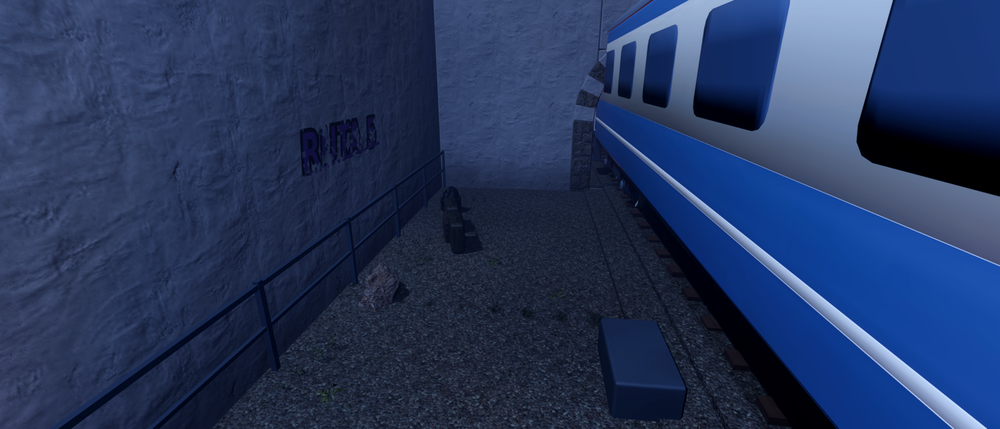
#> input picture assets/backgrounds/convoy_side/Cam1.png, 1000 x 429 px, shrunk from 1680 x 720 before the run
$ python grade_fire.py ../../assets/backgrounds/convoy_side/Cam1.png
#> lines starting #> are read from the running program, lines starting #| are printed output that depends on the picture
#!/usr/bin/env python3
"""Corrección de color de los fondos de escenas con incendio: baja la saturación y el rojo (salen muy rojizos).
Uso: python3 tools/prerender/grade_fire.py assets/backgrounds/<sala>/Cam1.png [...]   (aplícalo UNA vez por render)."""
import sys
from PIL import Image, ImageEnhance
for f in sys.argv[1:]:
    im = Image.open(f).convert("RGB")
#> im is the input picture: PIL image 1000x429 RGB; mean R, G, B 37.2, 54.4, 92.7
    im = ImageEnhance.Color(im).enhance(0.72)
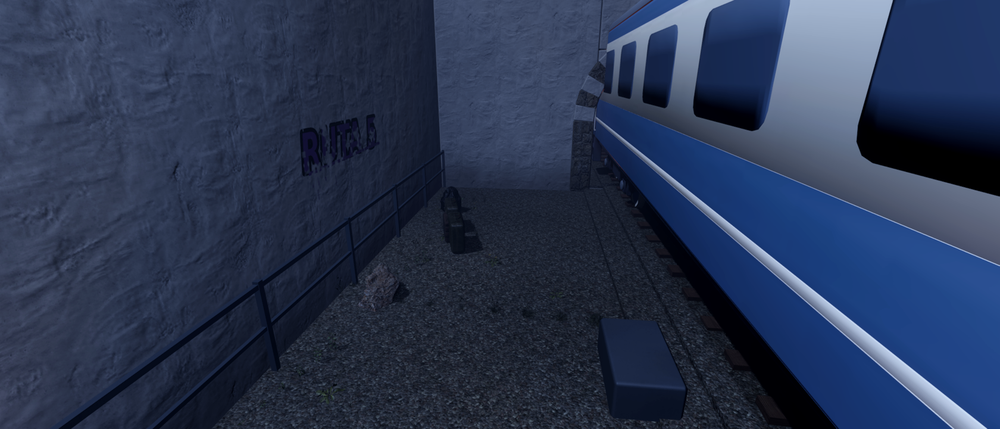
#> im: PIL image 1000x429 RGB; mean R, G, B 41.3, 53.9, 81.3
    r, g, b = im.split()
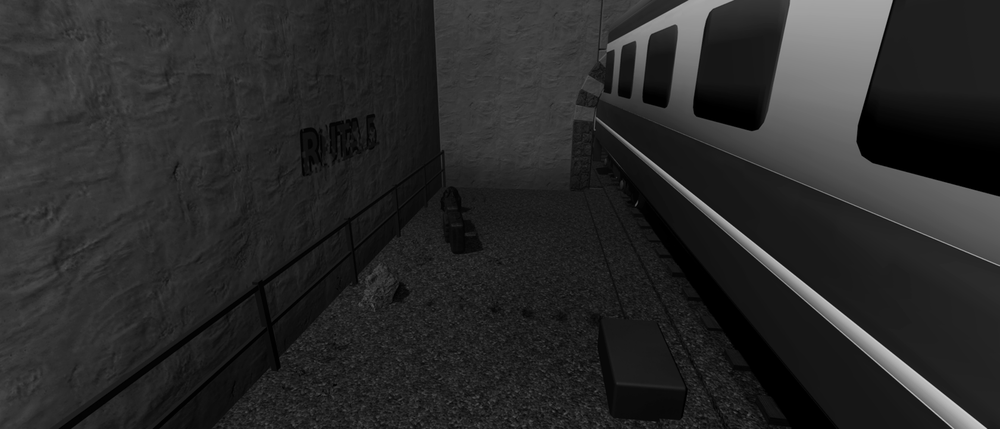
#> r: PIL image 1000x429 L; min 0, max 211, mean 41.3
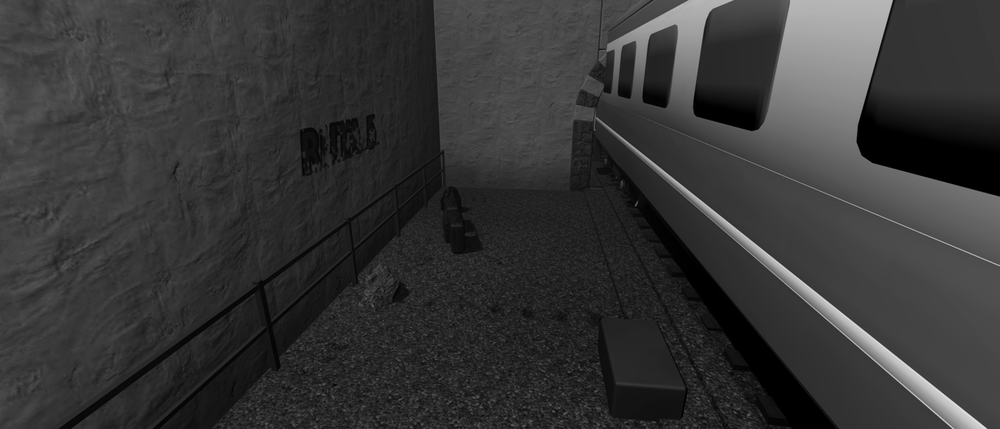
#> g: PIL image 1000x429 L; min 0, max 229, mean 53.9
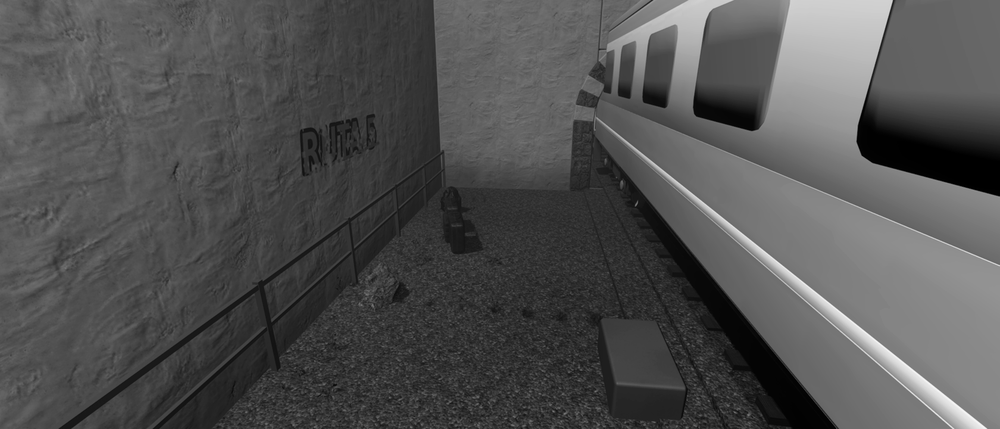
#> b: PIL image 1000x429 L; min 0, max 246, mean 81.3
    r = r.point(lambda v: int(v * 0.92)); b = b.point(lambda v: min(255, int(v * 1.06)))
    ImageEnhance.Brightness(Image.merge("RGB", (r, g, b))).enhance(1.12).save(f, optimize=True)
    print("graduado", f)

$ run again, with assets/backgrounds/convoy_side/Cam2.png copied over assets/backgrounds/convoy_side/Cam1.png
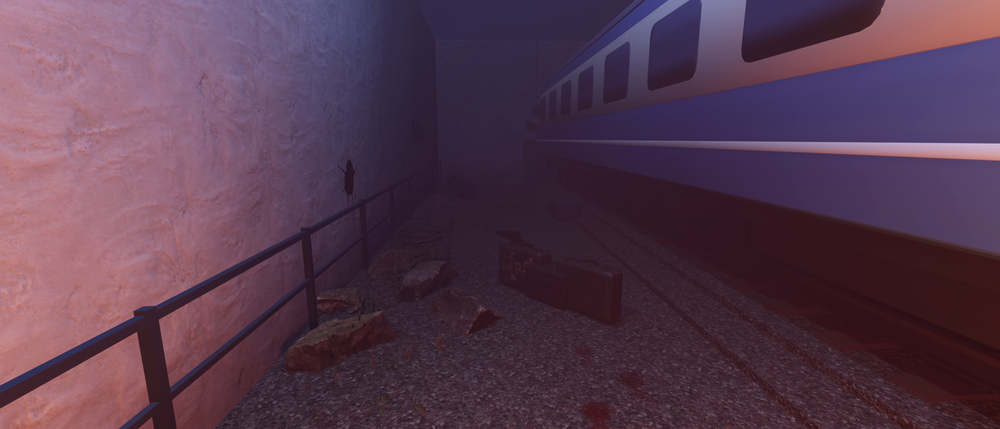
#> input picture assets/backgrounds/convoy_side/Cam2.png, 1000 x 429 px, shrunk from 1680 x 720 before the run
#> im is the input picture: PIL image 1000x429 RGB; mean R, G, B 86.6, 58.7, 78.4
#> `r, g, b = im.split()`:
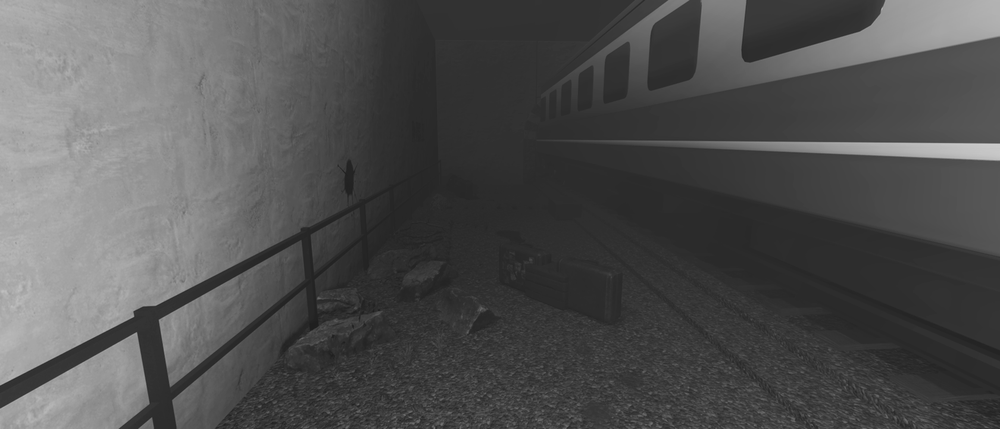
#> r: PIL image 1000x429 L; min 29, max 208, mean 81.3
#> `r, g, b = im.split()`:
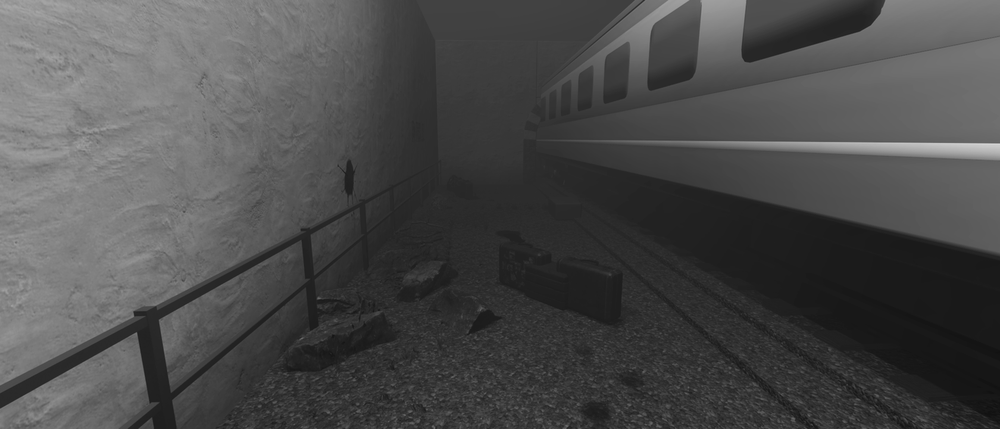
#> b: PIL image 1000x429 L; min 17, max 215, mean 75.3

$ run again, with assets/backgrounds/convoy_side/Cam3.png copied over assets/backgrounds/convoy_side/Cam1.png
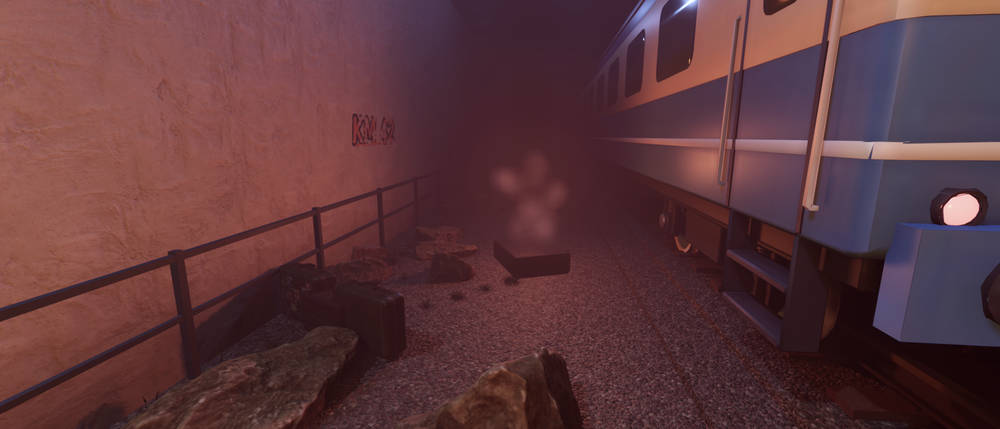
#> input picture assets/backgrounds/convoy_side/Cam3.png, 1000 x 429 px, shrunk from 1680 x 720 before the run
#> im is the input picture: PIL image 1000x429 RGB; mean R, G, B 93.5, 56.1, 60.6
#> `r, g, b = im.split()`:
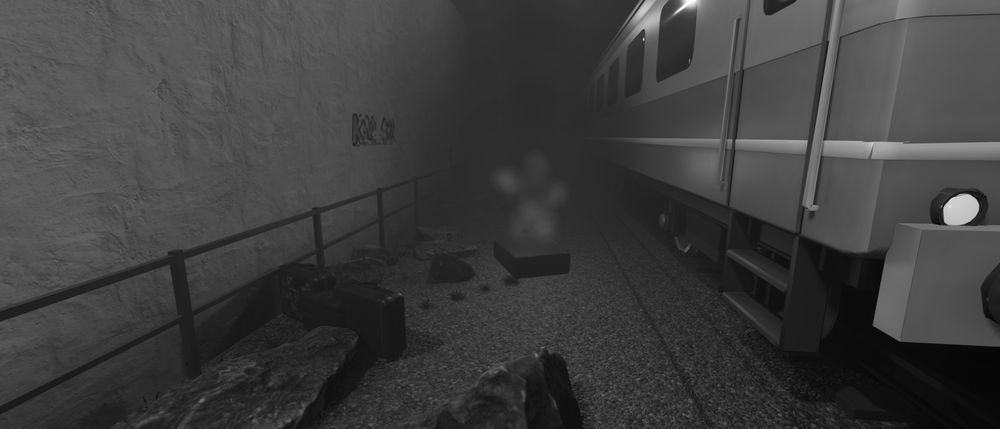
#> b: PIL image 1000x429 L; min 3, max 255, mean 62.2
#> `ImageEnhance.Brightness(Image.merge("RGB", (r, g, b))).enhance(1.12).s..`:
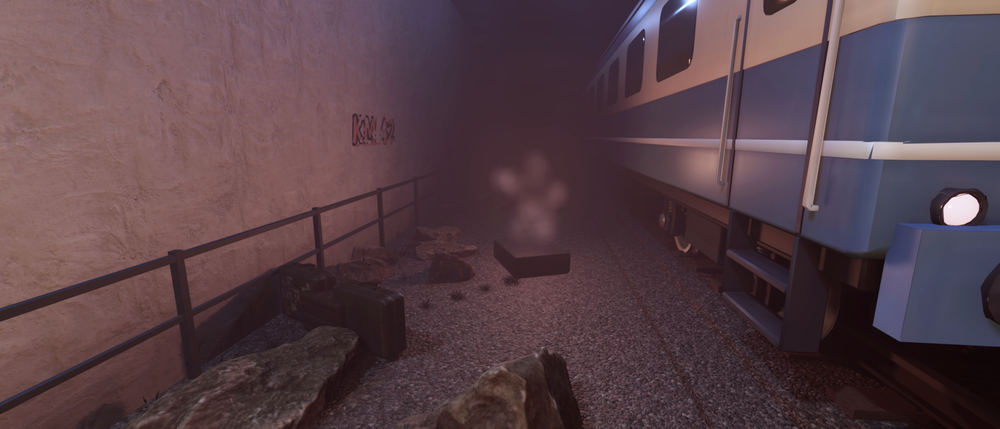
#> saved as Cam1.png: PIL image 1000x429 RGB; mean R, G, B 87.4, 65.5, 72.7

$ run again, with assets/backgrounds/convoy_side/Cam4.png copied over assets/backgrounds/convoy_side/Cam1.png
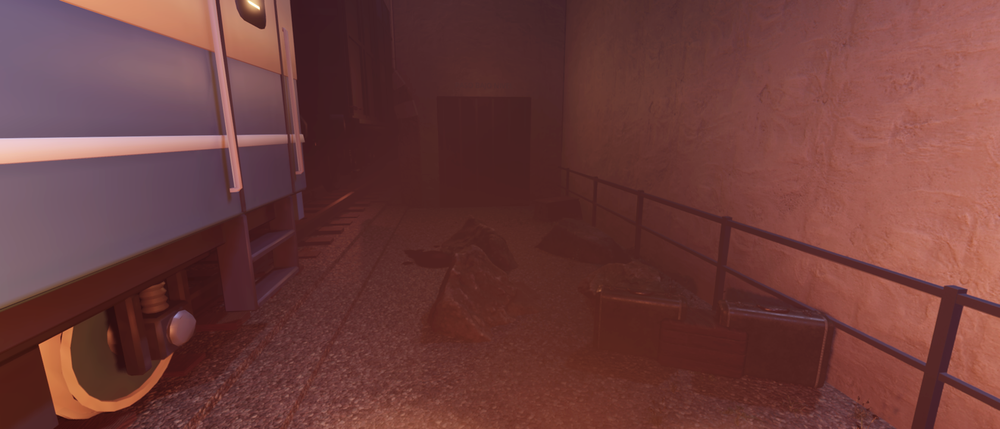
#> input picture assets/backgrounds/convoy_side/Cam4.png, 1000 x 429 px, shrunk from 1680 x 720 before the run
#> im is the input picture: PIL image 1000x429 RGB; mean R, G, B 109.3, 61.3, 59.2
#> `b = b.point(lambda v: min(255, int(v * 1.06)))`:
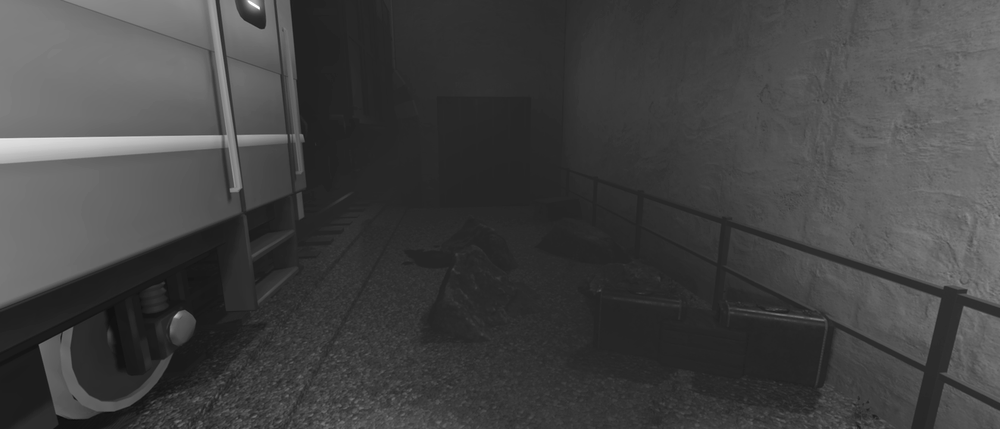
#> b: PIL image 1000x429 L; min 13, max 255, mean 66.6
#> `ImageEnhance.Brightness(Image.merge("RGB", (r, g, b))).enhance(1.12).s..`:
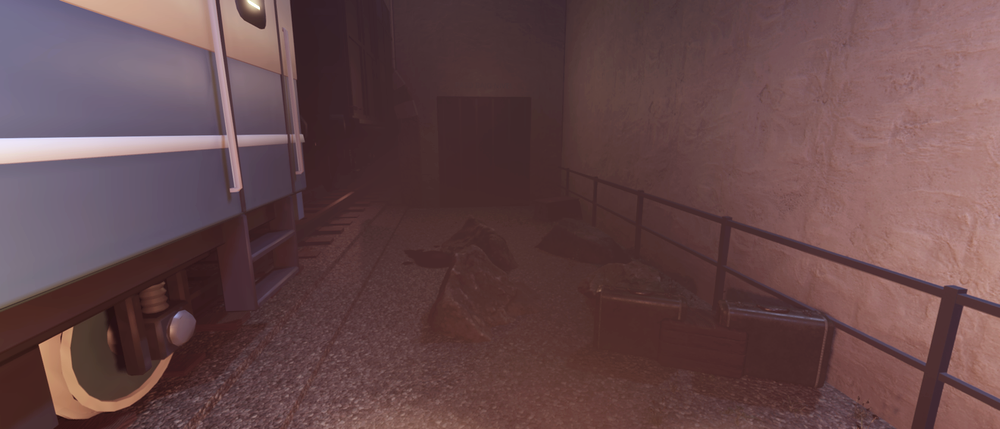
#> saved as Cam1.png: PIL image 1000x429 RGB; mean R, G, B 101.3, 72.1, 74.1
